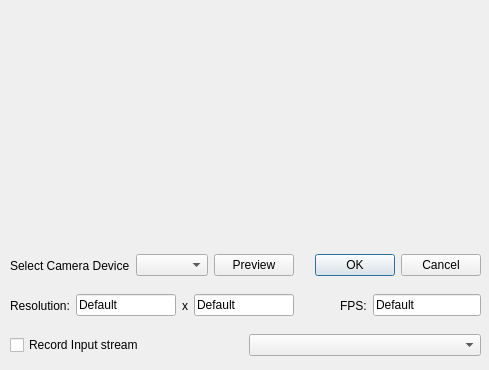
<?xml version="1.0" encoding="UTF-8"?>
<ui version="4.0">
 <class>CameraDevice</class>
 <widget class="QWidget" name="CameraDevice">
  <property name="geometry">
   <rect>
    <x>0</x>
    <y>0</y>
    <width>489</width>
    <height>370</height>
   </rect>
  </property>
  <property name="windowTitle">
   <string>Form</string>
  </property>
  <widget class="QWidget" name="layoutWidget">
   <property name="geometry">
    <rect>
     <x>10</x>
     <y>250</y>
     <width>471</width>
     <height>31</height>
    </rect>
   </property>
   <layout class="QHBoxLayout" name="horizontalLayout">
    <item>
     <widget class="QLabel" name="label">
      <property name="text">
       <string>Select Camera Device</string>
      </property>
     </widget>
    </item>
    <item>
     <widget class="QComboBox" name="comboBox"/>
    </item>
    <item>
     <widget class="QPushButton" name="pushButton">
      <property name="text">
       <string>Preview</string>
      </property>
     </widget>
    </item>
    <item>
     <widget class="QDialogButtonBox" name="buttonBox">
      <property name="standardButtons">
       <set>QDialogButtonBox::Cancel|QDialogButtonBox::Ok</set>
      </property>
     </widget>
    </item>
   </layout>
  </widget>
  <widget class="QWidget" name="widget" native="true">
   <property name="geometry">
    <rect>
     <x>10</x>
     <y>9</y>
     <width>471</width>
     <height>231</height>
    </rect>
   </property>
   <widget class="QWidget" name="verticalLayoutWidget">
    <property name="geometry">
     <rect>
      <x>0</x>
      <y>0</y>
      <width>471</width>
      <height>231</height>
     </rect>
    </property>
    <layout class="QVBoxLayout" name="verticalLayout">
     <item>
      <widget class="QLabel" name="label_NoImage">
       <property name="text">
        <string>&lt;No Image&gt;</string>
       </property>
      </widget>
     </item>
    </layout>
   </widget>
  </widget>
  <widget class="QWidget" name="horizontalLayoutWidget">
   <property name="geometry">
    <rect>
     <x>10</x>
     <y>290</y>
     <width>471</width>
     <height>31</height>
    </rect>
   </property>
   <layout class="QHBoxLayout" name="horizontalLayout_2">
    <item>
     <widget class="QLabel" name="label_2">
      <property name="sizePolicy">
       <sizepolicy hsizetype="Fixed" vsizetype="Preferred">
        <horstretch>0</horstretch>
        <verstretch>0</verstretch>
       </sizepolicy>
      </property>
      <property name="text">
       <string>Resolution:</string>
      </property>
     </widget>
    </item>
    <item>
     <widget class="QLineEdit" name="lineEdit">
      <property name="sizePolicy">
       <sizepolicy hsizetype="Fixed" vsizetype="Fixed">
        <horstretch>0</horstretch>
        <verstretch>0</verstretch>
       </sizepolicy>
      </property>
      <property name="maximumSize">
       <size>
        <width>100</width>
        <height>16777215</height>
       </size>
      </property>
      <property name="text">
       <string>Default</string>
      </property>
     </widget>
    </item>
    <item>
     <widget class="QLabel" name="label_3">
      <property name="sizePolicy">
       <sizepolicy hsizetype="Fixed" vsizetype="Preferred">
        <horstretch>0</horstretch>
        <verstretch>0</verstretch>
       </sizepolicy>
      </property>
      <property name="text">
       <string>x</string>
      </property>
     </widget>
    </item>
    <item>
     <widget class="QLineEdit" name="lineEdit_2">
      <property name="maximumSize">
       <size>
        <width>100</width>
        <height>16777215</height>
       </size>
      </property>
      <property name="text">
       <string>Default</string>
      </property>
     </widget>
    </item>
    <item>
     <spacer name="horizontalSpacer">
      <property name="orientation">
       <enum>Qt::Horizontal</enum>
      </property>
      <property name="sizeHint" stdset="0">
       <size>
        <width>40</width>
        <height>20</height>
       </size>
      </property>
     </spacer>
    </item>
    <item>
     <widget class="QLabel" name="label_4">
      <property name="sizePolicy">
       <sizepolicy hsizetype="Fixed" vsizetype="Preferred">
        <horstretch>0</horstretch>
        <verstretch>0</verstretch>
       </sizepolicy>
      </property>
      <property name="text">
       <string>FPS:</string>
      </property>
     </widget>
    </item>
    <item>
     <widget class="QLineEdit" name="lineEdit_3">
      <property name="text">
       <string>Default</string>
      </property>
     </widget>
    </item>
   </layout>
  </widget>
  <widget class="QWidget" name="horizontalLayoutWidget_2">
   <property name="geometry">
    <rect>
     <x>10</x>
     <y>330</y>
     <width>471</width>
     <height>31</height>
    </rect>
   </property>
   <layout class="QHBoxLayout" name="horizontalLayout_3">
    <item>
     <widget class="QCheckBox" name="checkBox">
      <property name="text">
       <string>Record Input stream</string>
      </property>
     </widget>
    </item>
    <item>
     <widget class="QComboBox" name="comboBox_2"/>
    </item>
   </layout>
  </widget>
 </widget>
 <resources/>
 <connections/>
</ui>
